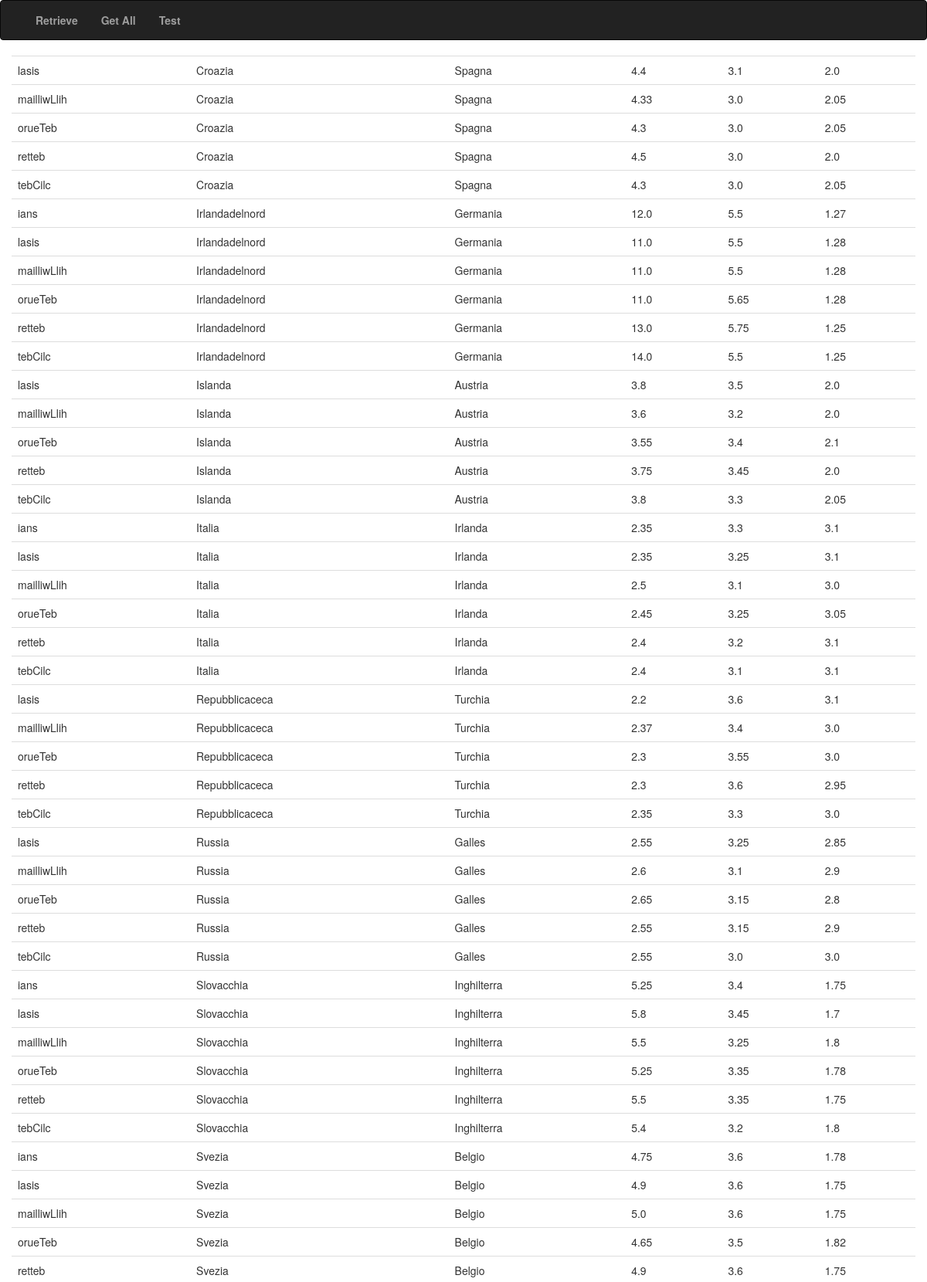
Screenshot of /visualizer/2 (upper part) with the database file from the repository.
### retriever/models.py (models this page shows, shortened)
class Match(models.Model):
    origin = models.CharField(max_length=255)
    datetime = models.DateTimeField()
    home = models.CharField(max_length=255)
    visitor = models.CharField(max_length=255)
    price_1 = models.FloatField()
    price_x = models.FloatField()
    price_2 = models.FloatField()

### visualizer/views.py (the view)
def index_2(request):
    context = {}
    matches = Match.objects.all().order_by("home", "visitor")
    context["matches"] = matches
    return render(request, 'index_2.html', context)

### visualizer/templates/index_2.html (shortened to what this page needs)
{% load static %}
<!DOCTYPE html>
<html lang="en">
  <head>
    <link href="{% static 'bootstrap/dist/css/bootstrap.min.css' %}" rel="stylesheet">
  </head>
  <body>
    {% include "navbar.html" %}
    <div class="col-lg-12">
        <table class="table">
            {% for match in matches %}
                <tr>
                    <td>{{ match.origin }}</td>
                    <td>{{ match.home }}</td>
                    <td>{{ match.visitor }}</td>
                    <td>{{ match.price_1 }}</td>
                    <td>{{ match.price_x }}</td>
                    <td>{{ match.price_2 }}</td>
                </tr>
            {% endfor %}
        </table>
    </div>
  </body>
</html>

### rows the page displays
Match: origin "lasis", home "Croazia", visitor "Spagna", price_1 "4.4", price_x "3.1", price_2 "2.0"
Match: origin "mailliwLlih", home "Croazia", visitor "Spagna", price_1 "4.33", price_x "3.0", price_2 "2.05"
Match: origin "orueTeb", home "Croazia", visitor "Spagna", price_1 "4.3", price_x "3.0", price_2 "2.05"
Match: origin "retteb", home "Croazia", visitor "Spagna", price_1 "4.5", price_x "3.0", price_2 "2.0"
Match: origin "tebCilc", home "Croazia", visitor "Spagna", price_1 "4.3", price_x "3.0", price_2 "2.05"
Match: origin "ians", home "Irlandadelnord", visitor "Germania", price_1 "12.0", price_x "5.5", price_2 "1.27"
Match: origin "lasis", home "Irlandadelnord", visitor "Germania", price_1 "11.0", price_x "5.5", price_2 "1.28"
Match: origin "mailliwLlih", home "Irlandadelnord", visitor "Germania", price_1 "11.0", price_x "5.5", price_2 "1.28"
Match: origin "orueTeb", home "Irlandadelnord", visitor "Germania", price_1 "11.0", price_x "5.65", price_2 "1.28"
Match: origin "retteb", home "Irlandadelnord", visitor "Germania", price_1 "13.0", price_x "5.75", price_2 "1.25"
Match: origin "tebCilc", home "Irlandadelnord", visitor "Germania", price_1 "14.0", price_x "5.5", price_2 "1.25"
Match: origin "lasis", home "Islanda", visitor "Austria", price_1 "3.8", price_x "3.5", price_2 "2.0"
Match: origin "mailliwLlih", home "Islanda", visitor "Austria", price_1 "3.6", price_x "3.2", price_2 "2.0"
Match: origin "orueTeb", home "Islanda", visitor "Austria", price_1 "3.55", price_x "3.4", price_2 "2.1"
Match: origin "retteb", home "Islanda", visitor "Austria", price_1 "3.75", price_x "3.45", price_2 "2.0"
Match: origin "tebCilc", home "Islanda", visitor "Austria", price_1 "3.8", price_x "3.3", price_2 "2.05"
Match: origin "ians", home "Italia", visitor "Irlanda", price_1 "2.35", price_x "3.3", price_2 "3.1"
Match: origin "lasis", home "Italia", visitor "Irlanda", price_1 "2.35", price_x "3.25", price_2 "3.1"
Match: origin "mailliwLlih", home "Italia", visitor "Irlanda", price_1 "2.5", price_x "3.1", price_2 "3.0"
Match: origin "orueTeb", home "Italia", visitor "Irlanda", price_1 "2.45", price_x "3.25", price_2 "3.05"
Match: origin "retteb", home "Italia", visitor "Irlanda", price_1 "2.4", price_x "3.2", price_2 "3.1"
Match: origin "tebCilc", home "Italia", visitor "Irlanda", price_1 "2.4", price_x "3.1", price_2 "3.1"
Match: origin "lasis", home "Repubblicaceca", visitor "Turchia", price_1 "2.2", price_x "3.6", price_2 "3.1"
Match: origin "mailliwLlih", home "Repubblicaceca", visitor "Turchia", price_1 "2.37", price_x "3.4", price_2 "3.0"
Match: origin "orueTeb", home "Repubblicaceca", visitor "Turchia", price_1 "2.3", price_x "3.55", price_2 "3.0"
Match: origin "retteb", home "Repubblicaceca", visitor "Turchia", price_1 "2.3", price_x "3.6", price_2 "2.95"
Match: origin "tebCilc", home "Repubblicaceca", visitor "Turchia", price_1 "2.35", price_x "3.3", price_2 "3.0"
Match: origin "lasis", home "Russia", visitor "Galles", price_1 "2.55", price_x "3.25", price_2 "2.85"
Match: origin "mailliwLlih", home "Russia", visitor "Galles", price_1 "2.6", price_x "3.1", price_2 "2.9"
Match: origin "orueTeb", home "Russia", visitor "Galles", price_1 "2.65", price_x "3.15", price_2 "2.8"
Match: origin "retteb", home "Russia", visitor "Galles", price_1 "2.55", price_x "3.15", price_2 "2.9"
Match: origin "tebCilc", home "Russia", visitor "Galles", price_1 "2.55", price_x "3.0", price_2 "3.0"
Match: origin "ians", home "Slovacchia", visitor "Inghilterra", price_1 "5.25", price_x "3.4", price_2 "1.75"
Match: origin "lasis", home "Slovacchia", visitor "Inghilterra", price_1 "5.8", price_x "3.45", price_2 "1.7"
Match: origin "mailliwLlih", home "Slovacchia", visitor "Inghilterra", price_1 "5.5", price_x "3.25", price_2 "1.8"
Match: origin "orueTeb", home "Slovacchia", visitor "Inghilterra", price_1 "5.25", price_x "3.35", price_2 "1.78"
Match: origin "retteb", home "Slovacchia", visitor "Inghilterra", price_1 "5.5", price_x "3.35", price_2 "1.75"
Match: origin "tebCilc", home "Slovacchia", visitor "Inghilterra", price_1 "5.4", price_x "3.2", price_2 "1.8"
Match: origin "ians", home "Svezia", visitor "Belgio", price_1 "4.75", price_x "3.6", price_2 "1.78"
Match: origin "lasis", home "Svezia", visitor "Belgio", price_1 "4.9", price_x "3.6", price_2 "1.75"
Match: origin "mailliwLlih", home "Svezia", visitor "Belgio", price_1 "5.0", price_x "3.6", price_2 "1.75"
Match: origin "orueTeb", home "Svezia", visitor "Belgio", price_1 "4.65", price_x "3.5", price_2 "1.82"
Match: origin "retteb", home "Svezia", visitor "Belgio", price_1 "4.9", price_x "3.6", price_2 "1.75"
